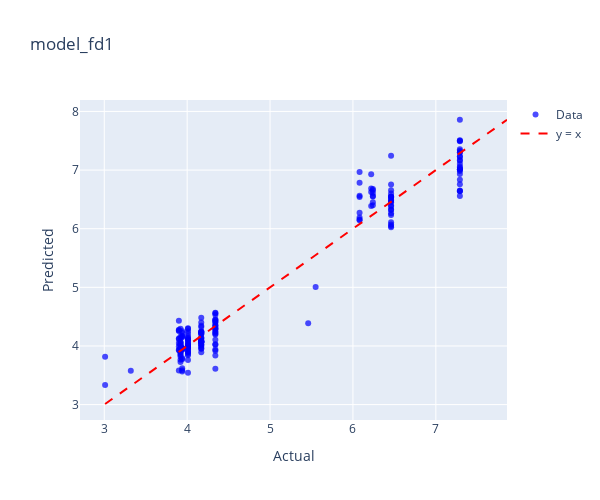
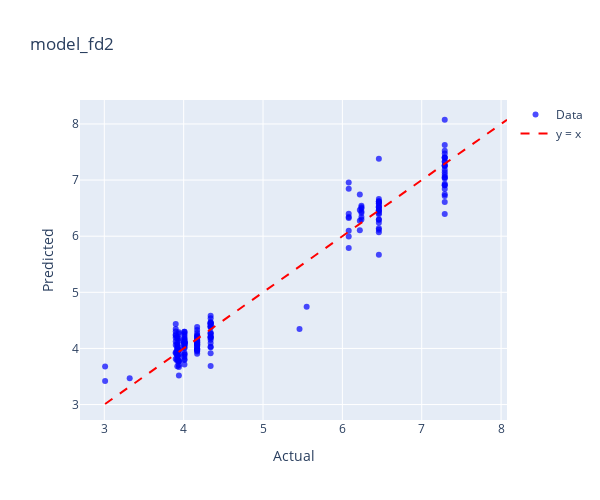
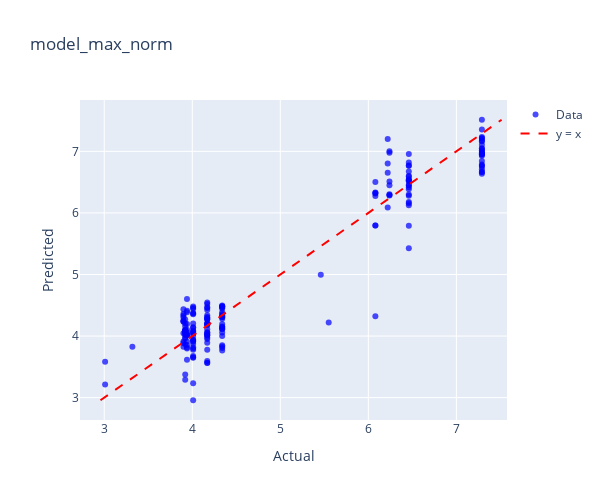
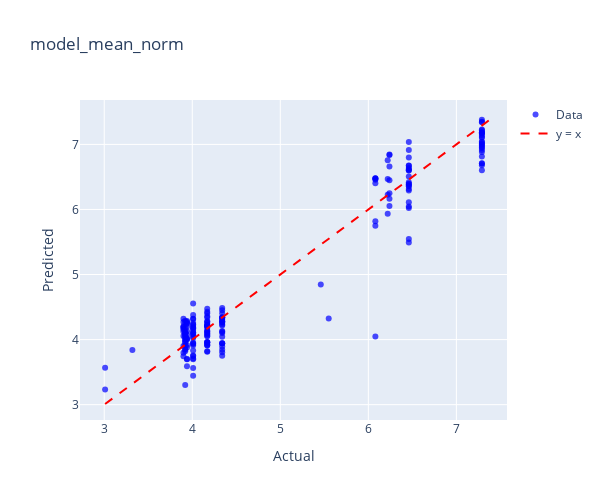

Notebook code for these charts, in order:
### Code cell
model_dict = {
    'model_fd1': (model_fd1, gula_reduksi_fd1),
    'model_fd2': (model_fd2, gula_reduksi_fd2),
    'model_max_norm': (model_max_norm, gula_reduksi_max_norm),
    'model_mean_norm': (model_mean_norm, gula_reduksi_mean_norm),
    'model_msc': (model_msc, gula_reduksi_msc),
    'model_ori': (model_ori, gula_reduksi_ori),
    'model_range_norm': (model_range_norm, gula_reduksi_range_norm),
    'model_sg1': (model_sg1, gula_reduksi_sg1),
    'model_sg2': (model_sg2, gula_reduksi_sg2),
    'model_snv': (model_snv, gula_reduksi_snv),
}

for name, (model, data) in model_dict.items():
    print(f"Plotting for {name}")
    plot_actual_vs_predicted_plotly(model, data, 'Gula Reduksi',name)

### Figure 1 — Plotly figure (JSON) as saved in the notebook; plotly's stock layout.template omitted (floating-point values rounded to 4 significant figures; data arrays with more than 128 entries replaced by an {"elided": "..."} marker saying what was removed)
{"data": [{"hovertemplate": "Index: %{text}<br>Actual: %{x}<br>Predicted: %{y}<extra></extra>", "marker": {"color": "blue", "opacity": 0.7, "size": 6}, "mode": "markers", "name": "Data", "text": {"elided": "200 str values"}, "type": "scatter", "x": {"elided": "200 float values"}, "y": {"elided": "200 float values"}}, {"line": {"color": "red", "dash": "dash"}, "mode": "lines", "name": "y = x", "type": "scatter", "x": [3.01, 7.858], "y": [3.01, 7.858]}], "layout": {"height": 500, "title": {"text": "model_fd1"}, "width": 600, "xaxis": {"title": {"text": "Actual"}}, "yaxis": {"title": {"text": "Predicted"}}}}

### Figure 2 — Plotly figure (JSON) as saved in the notebook; plotly's stock layout.template omitted (floating-point values rounded to 4 significant figures; data arrays with more than 128 entries replaced by an {"elided": "..."} marker saying what was removed)
{"data": [{"hovertemplate": "Index: %{text}<br>Actual: %{x}<br>Predicted: %{y}<extra></extra>", "marker": {"color": "blue", "opacity": 0.7, "size": 6}, "mode": "markers", "name": "Data", "text": {"elided": "200 str values"}, "type": "scatter", "x": {"elided": "200 float values"}, "y": {"elided": "200 float values"}}, {"line": {"color": "red", "dash": "dash"}, "mode": "lines", "name": "y = x", "type": "scatter", "x": [3.01, 8.075], "y": [3.01, 8.075]}], "layout": {"height": 500, "title": {"text": "model_fd2"}, "width": 600, "xaxis": {"title": {"text": "Actual"}}, "yaxis": {"title": {"text": "Predicted"}}}}

### Figure 3 — Plotly figure (JSON) as saved in the notebook; plotly's stock layout.template omitted (floating-point values rounded to 4 significant figures; data arrays with more than 128 entries replaced by an {"elided": "..."} marker saying what was removed)
{"data": [{"hovertemplate": "Index: %{text}<br>Actual: %{x}<br>Predicted: %{y}<extra></extra>", "marker": {"color": "blue", "opacity": 0.7, "size": 6}, "mode": "markers", "name": "Data", "text": {"elided": "200 str values"}, "type": "scatter", "x": {"elided": "200 float values"}, "y": {"elided": "200 float values"}}, {"line": {"color": "red", "dash": "dash"}, "mode": "lines", "name": "y = x", "type": "scatter", "x": [2.957, 7.514], "y": [2.957, 7.514]}], "layout": {"height": 500, "title": {"text": "model_max_norm"}, "width": 600, "xaxis": {"title": {"text": "Actual"}}, "yaxis": {"title": {"text": "Predicted"}}}}

### Figure 4 — Plotly figure (JSON) as saved in the notebook; plotly's stock layout.template omitted (floating-point values rounded to 4 significant figures; data arrays with more than 128 entries replaced by an {"elided": "..."} marker saying what was removed)
{"data": [{"hovertemplate": "Index: %{text}<br>Actual: %{x}<br>Predicted: %{y}<extra></extra>", "marker": {"color": "blue", "opacity": 0.7, "size": 6}, "mode": "markers", "name": "Data", "text": {"elided": "200 str values"}, "type": "scatter", "x": {"elided": "200 float values"}, "y": {"elided": "200 float values"}}, {"line": {"color": "red", "dash": "dash"}, "mode": "lines", "name": "y = x", "type": "scatter", "x": [3.01, 7.379], "y": [3.01, 7.379]}], "layout": {"height": 500, "title": {"text": "model_mean_norm"}, "width": 600, "xaxis": {"title": {"text": "Actual"}}, "yaxis": {"title": {"text": "Predicted"}}}}
